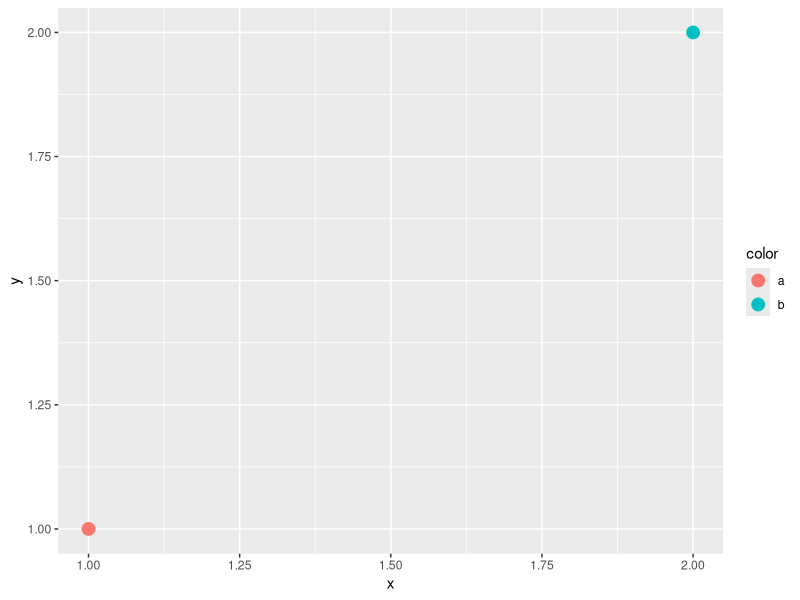

Generate this figure with R:
#Discovering ggplot2 default palette
library(ggplot2)
df <- data.frame(x = 1:2, y = 1:2, color = c("a", "b"))
df
p <- ggplot(df, aes(x = x, y = y, color = color)) +
  geom_point(size = 4)
p

ggplot_build(p)$data


ip <- as.data.frame(installed.packages()[,c(1,3:4)])
rownames(ip) <- NULL
ip <- ip[is.na(ip$Priority),1:2,drop=FALSE]
print(ip, row.names=FALSE)
